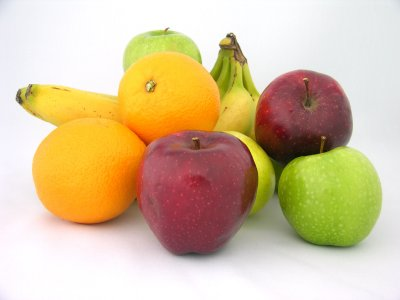
//> input picture src/11/cls/04/assets/fruit_image.jpg, 400 x 300 px
$ ./main   (built with g++ and OpenCV 4)
//> lines starting //> are read from the running program, lines starting //| are printed output that depends on the picture; after the words box and inside, x2 and y2 are one past the last pixel; in counts of white or black regions, pixels touching at a corner belong together
#include <iostream>
#include <opencv2/opencv.hpp>

#define FILE_NAME_INPUT "./assets/fruit_image.jpg"
#define HUE_MAX 180
#define SAT_MAX 255
#define VAL_MAX 255

int main(int argc, const char *argv[])
{
  auto input = cv::imread(FILE_NAME_INPUT);
//> input is the input picture: 300 rows x 400 cols, CV_8UC3; mean B, G, R 155.7, 193, 214.5
  if (input.empty())
  {
    fprintf(stderr, "読み込み失敗\n");
    return -1;
  }
  auto input_hsv = cv::Mat(input.size(), CV_8UC3);
  cv::cvtColor(input, input_hsv, cv::COLOR_BGR2HSV);
//> input_hsv: 300 rows x 400 cols, CV_8UC3; mean H, S, V 80.1, 83.8, 218.1

  auto output_hsv = input_hsv.clone();
  auto black = cv::Vec3b(0, 0, 0);
  auto white = cv::Vec3b(HUE_MAX, SAT_MAX, VAL_MAX);
  output_hsv.forEach<cv::Vec3b>([&](cv::Vec3b &pixel, const int *position) -> void {
    auto [h, s, v] = std::make_tuple(pixel[0], pixel[1], pixel[2]);
    auto cond = h >= 50 && v <= 200;

    pixel = cond ? white : black;
  });
//> output_hsv: 300 rows x 400 cols, CV_8UC3; mean H, S, V 20.6, 29.2, 29.2

  auto output_bgr = cv::Mat(input.size(), CV_8UC3);
  cv::cvtColor(output_hsv, output_bgr, cv::COLOR_HSV2BGR);
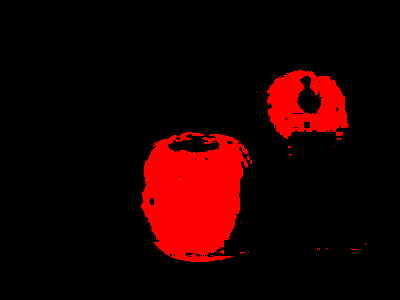
//> output_bgr: 300 rows x 400 cols, CV_8UC3; mean B, G, R 0, 0, 29.2

  auto output_bin = cv::Mat(input.size(), CV_8UC1);
  cv::cvtColor(output_bgr, output_bin, cv::COLOR_BGR2GRAY);
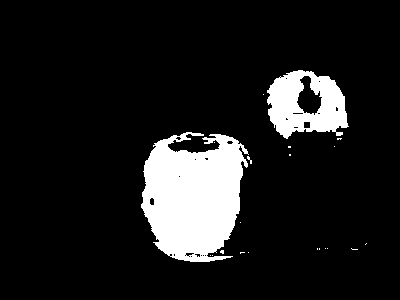
//> output_bin: 300 rows x 400 cols, CV_8UC1; values 0 (black) and 76 (white), 11.4% white; 21 white regions (19 under 20 px), largest, box (x1, y1, x2, y2) and area: (141, 132, 249, 262) 10106, (267, 70, 349, 139) 3552
  cv::threshold(output_bin, output_bin, 0, 255, cv::THRESH_BINARY);
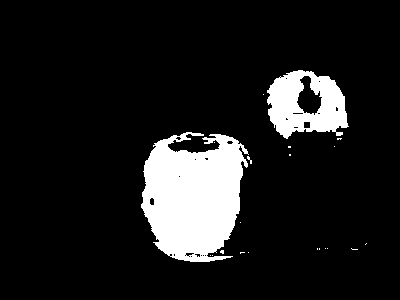
//> output_bin: 300 rows x 400 cols, CV_8UC1; 11.4% white; 21 white regions (19 under 20 px), largest, box (x1, y1, x2, y2) and area: (141, 132, 249, 262) 10106, (267, 70, 349, 139) 3552

  cv::imshow("output_bin", output_bin);
  cv::waitKey();

  return 0;
}
